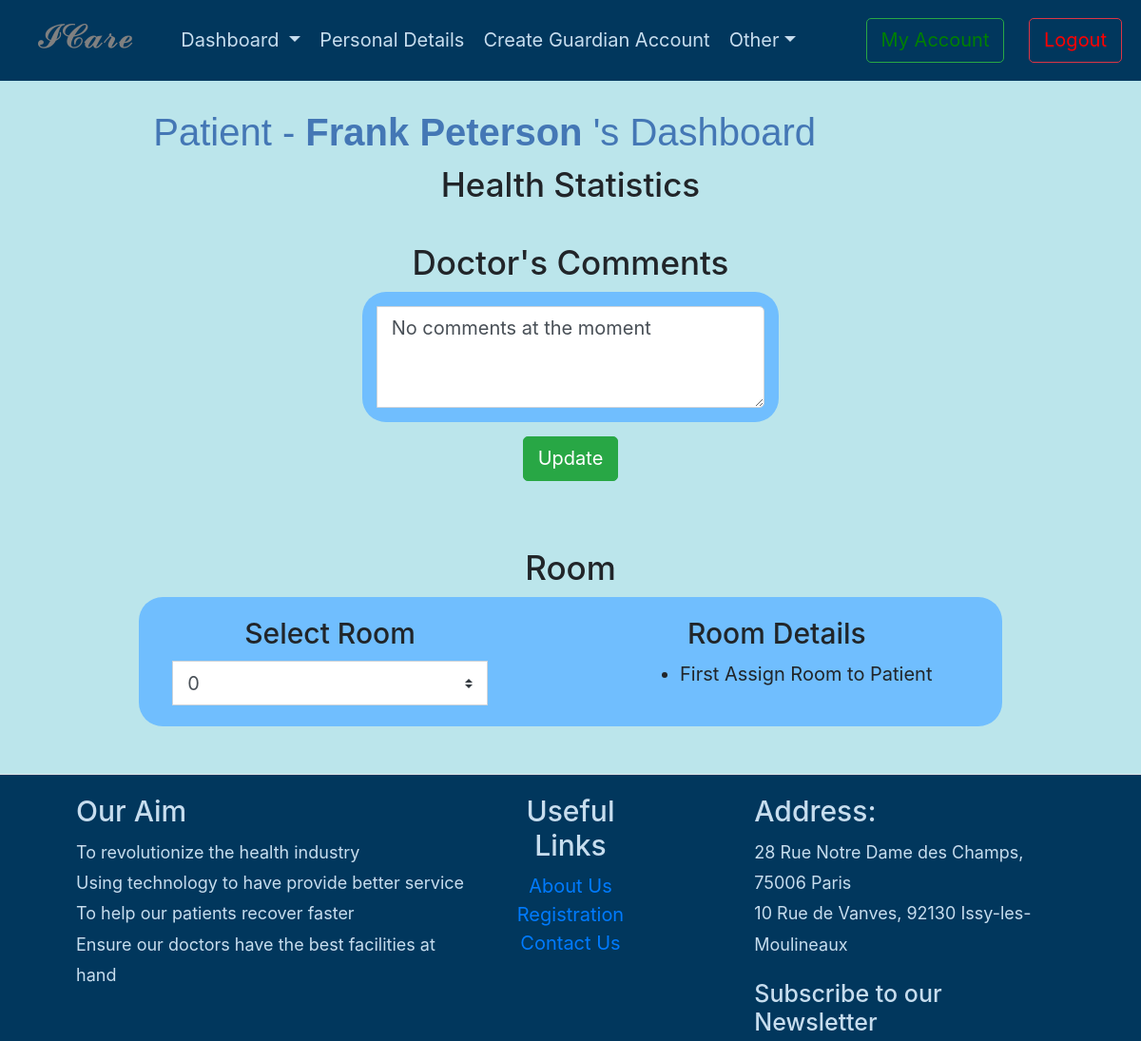
/view-patient-dashboard.php?id=2 (signed in, upper part), run on an earlier commit of the app's database.
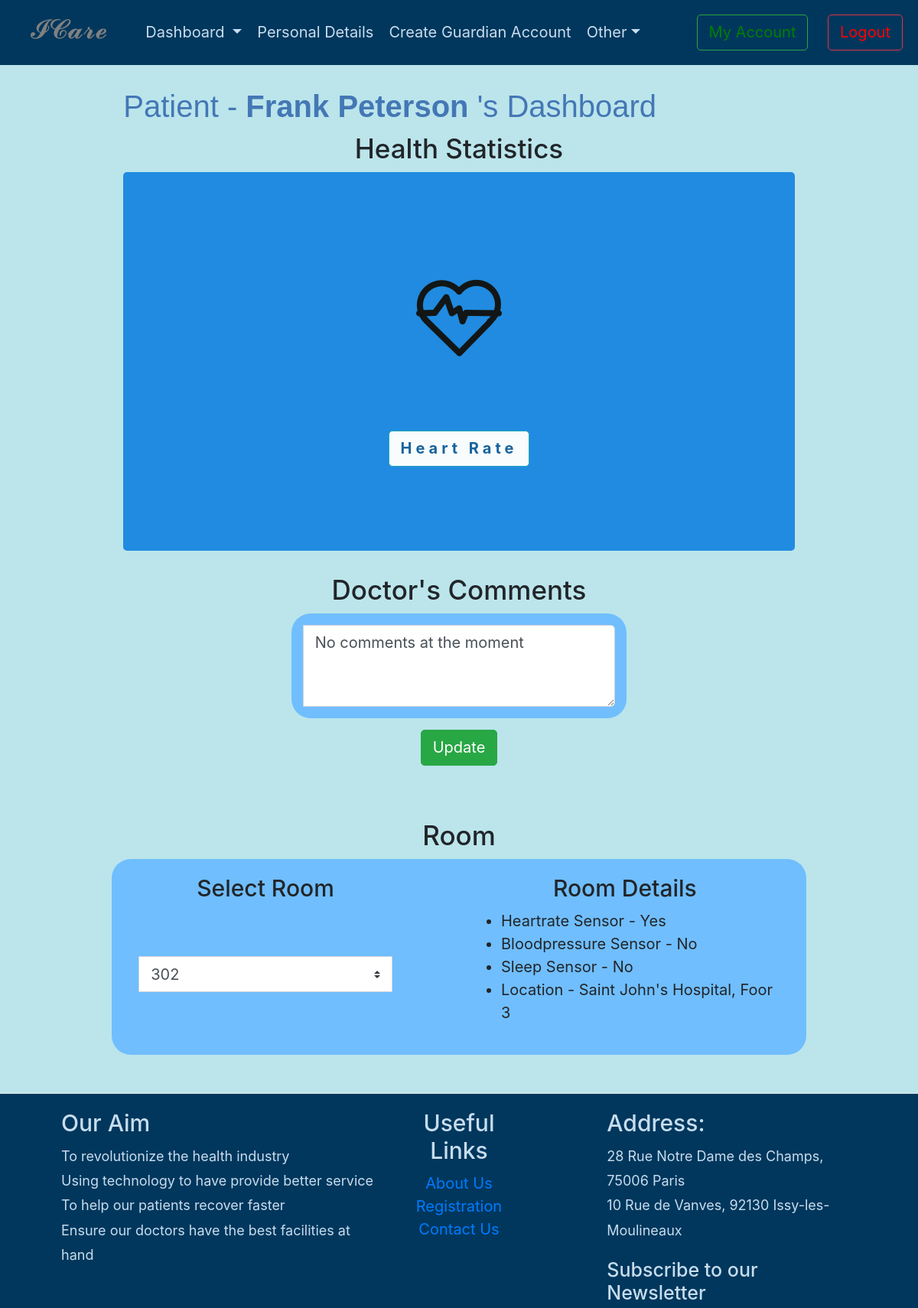
And on a later commit of the database.
### tables this page shows
CREATE TABLE `patient` (
  `idPatient` int(10) NOT NULL,
  `First_Name` varchar(45) DEFAULT NULL,
  `Last_Name` varchar(45) DEFAULT NULL,
  `Phone_number` varchar(45) DEFAULT NULL,
  `BirthDate` varchar(45) DEFAULT NULL,
  `Address` varchar(45) DEFAULT NULL,
  `Cholesterol` varchar(450) DEFAULT NULL,
  `Emerg_FirstName` varchar(45) DEFAULT NULL,
  `Emerg_LastName` varchar(45) DEFAULT NULL,
  `Emerg_Relation` varchar(45) DEFAULT NULL,
  `Emerg_PhoneNumber1` varchar(20) DEFAULT NULL,
  `Emerg2_PhoneNumber2` varchar(20) DEFAULT NULL,
  `Emerg_PhoneNumber2` varchar(20) DEFAULT NULL,
  `HepatitisB` varchar(45) DEFAULT NULL,
  `ChickenPox` varchar(45) DEFAULT NULL,
  `Measles` varchar(45) DEFAULT NULL,
  `Medical_History` varchar(800) DEFAULT NULL,
  `Height` varchar(45) DEFAULT NULL,
  `Weight` varchar(45) DEFAULT NULL,
  `DoctorId` int(11) DEFAULT NULL,
  `Gender` varchar(30) NOT NULL,
  `Occupation` varchar(30) NOT NULL,
  `Marital_Status` varchar(30) NOT NULL,
  `EmailID` varchar(50) NOT NULL,
  `Social_Security` varchar(50) NOT NULL,
  `Emerg2_Relation` varchar(50) NOT NULL,
  `Emerg2_FirstName` varchar(50) NOT NULL,
  `Emerg2_PhoneNumber1` varchar(20) NOT NULL,
  `BloodPressure` varchar(100) NOT NULL,
  `HeartDisease` varchar(100) NOT NULL,
  `Vaccination_History` varchar(100) NOT NULL,
  `OtherHealthIssues` varchar(500) NOT NULL,
  `Emerg2_LastName` varchar(30) NOT NULL,
  `DoctorComments` text DEFAULT NULL,
  `RoomNo` int(20) NOT NULL
);

CREATE TABLE `room` (
  `RoomID` int(11) NOT NULL,
  `RoomNo` int(20) DEFAULT NULL,
  `Location` varchar(45) DEFAULT NULL,
  `Occupied` varchar(3) NOT NULL,
  `HeartRateSensor` varchar(3) DEFAULT NULL,
  `HeartRateSensorID` int(11) NOT NULL,
  `BloodPressureSensor` varchar(3) NOT NULL,
  `BloodPressureSensorID` int(11) NOT NULL,
  `SleepSensor` varchar(3) NOT NULL,
  `SleepSensorID` int(11) NOT NULL,
  `PatientID` int(11) NOT NULL
);

### controller/functions.php (called while the page is built, shortened)
<?php
function userType() {
  if (isset($_SESSION['user']) && $_SESSION['user']['user_type'] == 'doctor' ) {
		return 2;
	}else if(isset($_SESSION['user']) && $_SESSION['user']['user_type'] == 'patient' ) {
    return 3;
  }else if(isset($_SESSION['user']) && $_SESSION['user']['user_type'] == 'guardian' ) {
    return 4;
  }
}
?>

### view-patient-dashboard.php (the view, shortened to what the changed rows need)
<?php
    include('controller/functions.php');
    global $patient_id;
    include('includes/header.php');
    if(isset($_GET['id'])) {
		$patient_id = $_GET['id'];
	}
    if(isset($patient_id)) {
        $record = mysqli_query($conn, "SELECT * FROM patient WHERE idPatient=$patient_id");
        $n = mysqli_fetch_array($record);
        $FirstName    			=  $n['First_Name'];
        $LastName    			=  $n['Last_Name'];
        $Comments               =  $n['DoctorComments'];
        $RoomNo               =  $n['RoomNo'];
        $record = mysqli_query($conn, "SELECT * FROM room WHERE PatientID=$patient_id");
        $n = mysqli_fetch_array($record);
        $heartrate    			=  $n['HeartRateSensor'];
    }
?>
    <div class="main-content">
        <h2> Patient -
        <?php  if (isset($patient_id)) : ?>
            <strong>
                <?php echo $FirstName, " ", $LastName;?>
            </strong>'s Dashboard <?php endif ?>
        </h2>
        <div class="row" >
            <?php if($heartrate == "Yes") echo '
                <div class="col">
                    <div class="rounded" style="background-color: #1082df; opacity: 0.9; text-align: center;">
                        <br><br><br><br>
                        <a><img src="images/heartrate-sensor.png" alt=""></a>
                        <br><br><br><br>
                        <div class="text-left">
                            <p class="text-center">
                                <a href="#"><button type="button" style="background-color: white;color: #065596;letter-spacing: 5px;" class="btn btn-info btn-md" data-toggle="modal" data-target="#ecg"><b>Heart Rate</b></button></a>
                            </p>
                            <br><br><br>
                        </div>
                    </div>
                </div>
                <div class="modal fade" id="ecg" tabindex="-1" role="dialog" aria-labelledby="exampleModalCenterTitle" aria-hidden="true">
                    <div class="modal-dialog modal-dialog-centered" role="document">
                        <div class="modal-content">
                            <div class="modal-header">
                                <h5 class="modal-title" id="exampleModalCenterTitle">Heart Rate </h5>
                                <button type="button" class="close" data-dismiss="modal" aria-label="Close">
                                    <span aria-hidden="true">&times;</span>
                                </button>
                            </div>
                            <div class="modal-body">
                                <img style="max-width: 100%;" src="images/ecg%20gif.gif" alt="">
                            </div>
                            <div class="modal-footer">
                                <button type="button" class="btn btn-secondary" data-dismiss="modal">Close</button>
                            </div>
                        </div>
                    </div>
                </div>
            '; ?>
        </div>
        <div class="row" style="padding: 30px 0;">
            <form class="col-md-12" action="view-patient-dashboard.php?id=<?php echo $patient_id?>" method="post">
                <div class="input-group col-md-6" style="margin:auto; padding: 15px; background-color: #70befe;   border-radius: 25px;">
                    <textarea class="form-control" rows="3" <?php if(userType()!=3) echo 'readonly'?> name="DoctorComments"><?php echo $Comments ; ?></textarea>
                </div>
            </form>
        </div>
        <div class="row" style="padding-top:30px;">
            <form class="col-md-12 row" action="view-patient-dashboard.php?id=<?php echo $patient_id?>" method="post" style="margin:auto; padding: 20px; background-color: #70befe;   border-radius: 25px;">
                <div class="input-group col-md-5" >
                    <div class="input-group">
                        <select class="custom-select" name="room_no" <?php if(userType()==4){ echo 'disabled';}  ?> required>
                            <option selected><?php echo $RoomNo; ?></option>
                        </select>
                        <br>
                    </div>
                </div>
                <?php if(($RoomNo==0) && (userType()!=4)) {
                    echo "
                    <div class='input-group col-md-6 offset-md-1' >
                        <h4 style='margin: 0 auto 10px auto;'>Room Details</h4>
                        <div class='input-group ml-5'>
                            <ul>
                                <li>First Assign Room to Patient</li>
                            <ul>
                        </div>
                    </div>
                    ";
                } else {
                ?>
                <div class="input-group col-md-6 offset-md-1" >
                    <h4 style="margin: 0 auto 10px auto;">Room Details</h4>
                    <div class="input-group">
                        <ul>
                            <?php
                                    $records = mysqli_query($conn, "SELECT * FROM room WHERE RoomNo = '$RoomNo'");
                                    while ($row = mysqli_fetch_assoc($records)) {
                                        $HeartRateSensor = $row['HeartRateSensor'];
                                        $BloodPressureSensor = $row['BloodPressureSensor'];
                                        $SleepSensor = $row['SleepSensor'];
                                        $Location = $row['Location'];
                                ?>
                                    <li>Heartrate Sensor - <?php echo $HeartRateSensor; ?></li>
                                    <li>Bloodpressure Sensor - <?php echo $BloodPressureSensor; ?></li>
                                    <li>Sleep Sensor - <?php echo $SleepSensor; ?></li>
                                    <li>Location -  <?php echo $Location; ?> </li>
                                <?php
                                    }
                                ?>
                        </ul>
                    </div>
                </div>
                <?php
                        }
                ?>
            </form>
        </div>
    </div>
</div>
<?php
	include('includes/footer.php');
?>

What changed in the data, as far as the page shows it:
changed patient "Frank": room_no "0" → "302"; RoomNo 0 → 302 (drawn)
added room: HeartRateSensor "Yes", BloodPressureSensor "No", SleepSensor "No", Location "Saint John's Hospital, Foor 3"
Also different on the page:
text no longer shown: "First Assign Room to Patient"
text now shown: "Heart Rate"
